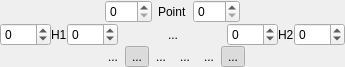
<?xml version="1.0" encoding="UTF-8"?>
<ui version="4.0">
 <class>BezierSpline_UI</class>
 <widget class="QWidget" name="BezierSpline_UI">
  <property name="geometry">
   <rect>
    <x>0</x>
    <y>0</y>
    <width>345</width>
    <height>67</height>
   </rect>
  </property>
  <property name="windowTitle">
   <string>Form</string>
  </property>
  <layout class="QGridLayout" name="gridLayout">
   <property name="margin">
    <number>0</number>
   </property>
   <property name="spacing">
    <number>0</number>
   </property>
   <item row="1" column="0" colspan="9">
    <widget class="QWidget" name="widgetPoint" native="true">
     <layout class="QGridLayout" name="gridLayout_2">
      <property name="margin">
       <number>0</number>
      </property>
      <property name="spacing">
       <number>0</number>
      </property>
      <item row="0" column="0" colspan="9">
       <widget class="QWidget" name="widget" native="true">
        <layout class="QHBoxLayout" name="horizontalLayout">
         <property name="margin">
          <number>0</number>
         </property>
         <item>
          <spacer name="horizontalSpacer">
           <property name="orientation">
            <enum>Qt::Horizontal</enum>
           </property>
           <property name="sizeHint" stdset="0">
            <size>
             <width>40</width>
             <height>20</height>
            </size>
           </property>
          </spacer>
         </item>
         <item>
          <widget class="QSpinBox" name="spinPX">
           <property name="toolTip">
            <string>Point In</string>
           </property>
           <property name="maximum">
            <number>255</number>
           </property>
          </widget>
         </item>
         <item>
          <widget class="QLabel" name="label">
           <property name="text">
            <string>Point</string>
           </property>
          </widget>
         </item>
         <item>
          <widget class="QSpinBox" name="spinPY">
           <property name="toolTip">
            <string>Point Out</string>
           </property>
           <property name="maximum">
            <number>255</number>
           </property>
          </widget>
         </item>
         <item>
          <spacer name="horizontalSpacer_2">
           <property name="orientation">
            <enum>Qt::Horizontal</enum>
           </property>
           <property name="sizeHint" stdset="0">
            <size>
             <width>40</width>
             <height>20</height>
            </size>
           </property>
          </spacer>
         </item>
        </layout>
       </widget>
      </item>
      <item row="1" column="0">
       <widget class="QSpinBox" name="spinH1X">
        <property name="toolTip">
         <string>Handle 1 X</string>
        </property>
        <property name="minimum">
         <number>-100</number>
        </property>
        <property name="maximum">
         <number>400</number>
        </property>
       </widget>
      </item>
      <item row="1" column="1">
       <widget class="QLabel" name="label_2">
        <property name="toolTip">
         <string>Handle 1</string>
        </property>
        <property name="text">
         <string>H1</string>
        </property>
       </widget>
      </item>
      <item row="1" column="2">
       <widget class="QSpinBox" name="spinH1Y">
        <property name="toolTip">
         <string>Handle 1 Y</string>
        </property>
        <property name="minimum">
         <number>-100</number>
        </property>
        <property name="maximum">
         <number>400</number>
        </property>
        <property name="value">
         <number>0</number>
        </property>
       </widget>
      </item>
      <item row="1" column="3">
       <spacer name="horizontalSpacer_3">
        <property name="orientation">
         <enum>Qt::Horizontal</enum>
        </property>
        <property name="sizeHint" stdset="0">
         <size>
          <width>40</width>
          <height>20</height>
         </size>
        </property>
       </spacer>
      </item>
      <item row="1" column="4">
       <widget class="QToolButton" name="buttonLinkHandles">
        <property name="toolTip">
         <string>Link the handles' position.&lt;br /&gt;Results in a natural spline.</string>
        </property>
        <property name="text">
         <string>...</string>
        </property>
        <property name="checkable">
         <bool>true</bool>
        </property>
        <property name="autoRaise">
         <bool>true</bool>
        </property>
       </widget>
      </item>
      <item row="1" column="5">
       <spacer name="horizontalSpacer_4">
        <property name="orientation">
         <enum>Qt::Horizontal</enum>
        </property>
        <property name="sizeHint" stdset="0">
         <size>
          <width>40</width>
          <height>20</height>
         </size>
        </property>
       </spacer>
      </item>
      <item row="1" column="6">
       <widget class="QSpinBox" name="spinH2X">
        <property name="toolTip">
         <string>Handle 2 X</string>
        </property>
        <property name="minimum">
         <number>-100</number>
        </property>
        <property name="maximum">
         <number>400</number>
        </property>
       </widget>
      </item>
      <item row="1" column="7">
       <widget class="QLabel" name="label_3">
        <property name="toolTip">
         <string>Handle 2</string>
        </property>
        <property name="text">
         <string>H2</string>
        </property>
       </widget>
      </item>
      <item row="1" column="8">
       <widget class="QSpinBox" name="spinH2Y">
        <property name="toolTip">
         <string>Handle 2 Y</string>
        </property>
        <property name="minimum">
         <number>-100</number>
        </property>
        <property name="maximum">
         <number>400</number>
        </property>
       </widget>
      </item>
     </layout>
    </widget>
   </item>
   <item row="2" column="2">
    <widget class="QToolButton" name="buttonShowPixmap">
     <property name="toolTip">
      <string>Show background indicating changes caused by modifying the curve.</string>
     </property>
     <property name="text">
      <string>...</string>
     </property>
     <property name="checkable">
      <bool>true</bool>
     </property>
     <property name="checked">
      <bool>true</bool>
     </property>
     <property name="autoRaise">
      <bool>true</bool>
     </property>
    </widget>
   </item>
   <item row="2" column="5">
    <widget class="QToolButton" name="buttonZoomIn">
     <property name="text">
      <string>...</string>
     </property>
     <property name="autoRaise">
      <bool>true</bool>
     </property>
    </widget>
   </item>
   <item row="2" column="6">
    <widget class="QToolButton" name="buttonZoomOut">
     <property name="text">
      <string>...</string>
     </property>
     <property name="autoRaise">
      <bool>true</bool>
     </property>
    </widget>
   </item>
   <item row="2" column="3">
    <widget class="QToolButton" name="buttonGridChange">
     <property name="toolTip">
      <string>Increases the number of lines in the grid.&lt;br /&gt;After 8 lines it will begin from 0 again.</string>
     </property>
     <property name="text">
      <string>...</string>
     </property>
     <property name="autoRaise">
      <bool>true</bool>
     </property>
    </widget>
   </item>
   <item row="2" column="8">
    <spacer name="spacer">
     <property name="orientation">
      <enum>Qt::Horizontal</enum>
     </property>
     <property name="sizeHint" stdset="0">
      <size>
       <width>40</width>
       <height>20</height>
      </size>
     </property>
    </spacer>
   </item>
   <item row="2" column="1">
    <widget class="QToolButton" name="buttonResetSpline">
     <property name="toolTip">
      <string>Reset the selected spline</string>
     </property>
     <property name="text">
      <string>...</string>
     </property>
     <property name="autoRaise">
      <bool>true</bool>
     </property>
    </widget>
   </item>
   <item row="2" column="7">
    <widget class="QToolButton" name="buttonShowAllHandles">
     <property name="toolTip">
      <string>Show handles for all points or only for the selected one</string>
     </property>
     <property name="text">
      <string>...</string>
     </property>
     <property name="checkable">
      <bool>true</bool>
     </property>
     <property name="checked">
      <bool>true</bool>
     </property>
     <property name="autoRaise">
      <bool>true</bool>
     </property>
    </widget>
   </item>
   <item row="2" column="0">
    <spacer name="horizontalSpacer_5">
     <property name="orientation">
      <enum>Qt::Horizontal</enum>
     </property>
     <property name="sizeHint" stdset="0">
      <size>
       <width>40</width>
       <height>20</height>
      </size>
     </property>
    </spacer>
   </item>
  </layout>
 </widget>
 <resources/>
 <connections/>
</ui>
